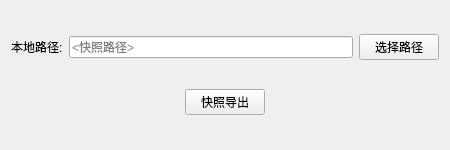
<?xml version="1.0" encoding="UTF-8"?>
<ui version="4.0">
 <class>Form</class>
 <widget class="QWidget" name="Form">
  <property name="geometry">
   <rect>
    <x>0</x>
    <y>0</y>
    <width>450</width>
    <height>150</height>
   </rect>
  </property>
  <property name="windowTitle">
   <string>Form</string>
  </property>
  <layout class="QVBoxLayout" name="verticalLayout">
   <item>
    <layout class="QHBoxLayout" name="horizontalLayout">
     <item>
      <widget class="QLabel" name="label">
       <property name="text">
        <string>本地路径:</string>
       </property>
      </widget>
     </item>
     <item>
      <widget class="QLineEdit" name="lineEdit">
       <property name="placeholderText">
        <string>&lt;快照路径&gt;</string>
       </property>
      </widget>
     </item>
     <item>
      <widget class="QPushButton" name="pushButton_2">
       <property name="text">
        <string>选择路径</string>
       </property>
      </widget>
     </item>
    </layout>
   </item>
   <item>
    <layout class="QHBoxLayout" name="horizontalLayout_2">
     <item>
      <spacer name="horizontalSpacer_2">
       <property name="orientation">
        <enum>Qt::Horizontal</enum>
       </property>
       <property name="sizeHint" stdset="0">
        <size>
         <width>40</width>
         <height>20</height>
        </size>
       </property>
      </spacer>
     </item>
     <item>
      <widget class="QPushButton" name="pushButton">
       <property name="text">
        <string>快照导出</string>
       </property>
      </widget>
     </item>
     <item>
      <spacer name="horizontalSpacer">
       <property name="orientation">
        <enum>Qt::Horizontal</enum>
       </property>
       <property name="sizeHint" stdset="0">
        <size>
         <width>40</width>
         <height>20</height>
        </size>
       </property>
      </spacer>
     </item>
    </layout>
   </item>
  </layout>
 </widget>
 <resources/>
 <connections/>
</ui>
